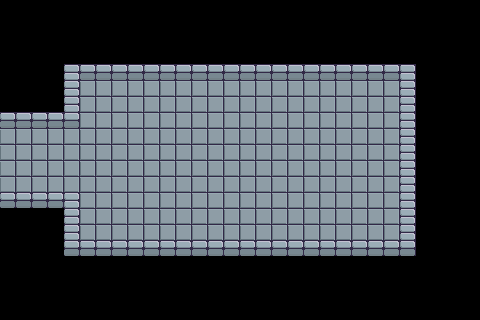

Rendered tile map (Tiled .tmx) drawn with the repository's tilesets; below, a short description and the full map source, tile grids included:
An orthogonal 30x20 tile map with 16x16 px tiles, 1 tile layer (Tile Layer 1).

<map version="1.2" tiledversion="1.3.3" orientation="orthogonal" renderorder="right-down" width="30" height="20" tilewidth="16" tileheight="16" infinite="0" nextlayerid="2" nextobjectid="1">
 <editorsettings>
  <export target="starting_left.lua" format="lua" />
 </editorsettings>
 <tileset firstgid="1" source="../../assets/map/tileset_brootal.tsx" />
 <layer id="1" name="Tile Layer 1" width="30" height="20">
  <data encoding="csv">
0,0,0,0,0,0,0,0,0,0,0,0,0,0,0,0,0,0,0,0,0,0,0,0,0,0,0,0,0,0,
0,0,0,0,0,0,0,0,0,0,0,0,0,0,0,0,0,0,0,0,0,0,0,0,0,0,0,0,0,0,
0,0,0,0,0,0,0,0,0,0,0,0,0,0,0,0,0,0,0,0,0,0,0,0,0,0,0,0,0,0,
0,0,0,0,0,0,0,0,0,0,0,0,0,0,0,0,0,0,0,0,0,0,0,0,0,0,0,0,0,0,
0,0,0,53,4,5,5,5,5,5,5,5,5,5,5,5,5,5,5,5,5,5,5,5,5,4,54,0,0,0,
0,0,0,53,4,2,2,2,2,2,2,2,2,2,2,2,2,2,2,2,2,2,2,2,2,4,54,0,0,0,
0,0,0,0,4,2,2,2,2,2,2,2,2,2,2,2,2,2,2,2,2,2,2,2,2,4,54,0,0,0,
5,5,5,5,5,2,2,2,2,2,2,2,2,2,2,2,2,2,2,2,2,2,2,2,2,4,54,0,0,0,
2,2,2,2,2,2,2,2,2,2,2,2,2,2,2,2,2,2,2,2,2,2,2,2,2,4,54,0,0,0,
2,2,2,2,2,2,2,2,2,2,2,2,2,2,2,2,2,2,2,2,2,2,2,2,2,4,54,0,0,0,
2,2,2,2,2,2,2,2,2,2,2,2,2,2,2,2,2,2,2,2,2,2,2,2,2,4,54,0,0,0,
2,2,2,2,2,2,2,2,2,2,2,2,2,2,2,2,2,2,2,2,2,2,2,2,2,4,54,0,0,0,
5,5,5,5,4,2,2,2,2,2,2,2,2,2,2,2,2,2,2,2,2,2,2,2,2,4,54,0,0,0,
0,0,0,53,4,2,2,2,2,2,2,2,2,2,2,2,2,2,2,2,2,2,2,2,2,4,54,0,0,0,
0,0,0,53,4,2,2,2,2,2,2,2,2,2,2,2,2,2,2,2,2,2,2,2,2,4,54,0,0,0,
0,0,0,53,5,5,5,5,5,5,5,5,5,5,5,5,5,5,5,5,5,5,5,5,5,5,54,0,0,0,
0,0,0,0,0,0,0,0,0,0,0,0,0,0,0,0,0,0,0,0,0,0,0,0,0,0,106,0,0,0,
0,0,0,0,0,0,0,0,0,0,0,0,0,0,0,0,0,0,0,0,0,0,0,0,0,0,0,0,0,0,
0,0,0,0,0,0,0,0,0,0,0,0,0,0,0,0,0,0,0,0,0,0,0,0,0,0,0,0,0,0,
0,0,0,0,0,0,0,0,0,0,0,0,0,0,0,0,0,0,0,0,0,0,0,0,0,0,0,0,0,0
</data>
 </layer>
</map>